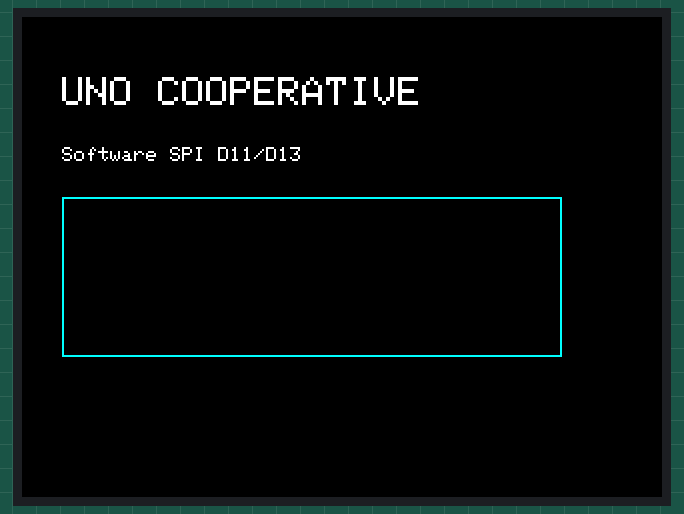
A sketch run on a simulated Arduino Uno, built with avr-gcc and run on an emulated ATmega328P. On the bench: 320×240 colour display. What the sketch prints to the serial monitor is not drawn.

Above: at 0.3 s.

The sketch:

07_tft_basic_software_spi.ino
```cpp
#include <Arduino.h>
#include <Adafruit_GFX.h>
#include <Adafruit_ILI9341.h>

const uint8_t TFT_DC = 9;
const uint8_t TFT_CS = 10;
const uint8_t TFT_MOSI = 11;
const uint8_t TFT_SCK = 13;

Adafruit_ILI9341 tft(TFT_CS, TFT_DC, TFT_MOSI, TFT_SCK);

void setup() {
  Serial.begin(115200);
  tft.begin();
  tft.setRotation(1);
  tft.fillScreen(ILI9341_BLACK);
  tft.setTextColor(ILI9341_WHITE);
  tft.setTextSize(2);
  tft.setCursor(20, 30);
  tft.print(F("UNO COOPERATIVE"));
  tft.setTextSize(1);
  tft.setCursor(20, 65);
  tft.print(F("Software SPI D11/D13"));
  tft.drawRect(20, 90, 250, 80, ILI9341_CYAN);
  Serial.println(F("TEST 07: TFT software SPI initialized"));
}

void loop() {}
```
